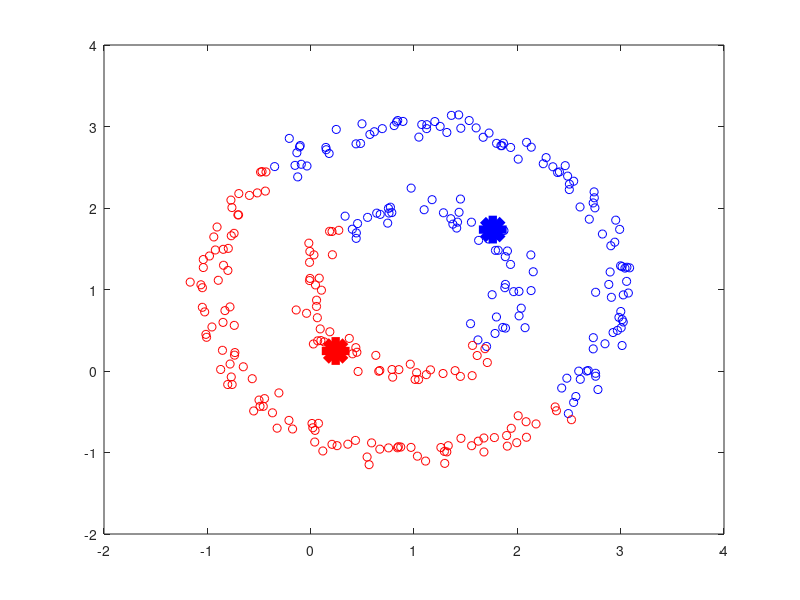

Here is the MATLAB script that generated this plot: (Note: this script raises an error after producing the figure.)
%sample spectral technique

clear ;
close all ;

load('data.mat') ;

figure ;

[idx, c] = kmeans(X, K) ;
plot(X(idx==1, 1), X(idx==1, 2), 'ob') ;
hold on ;
plot(X(idx==2, 1), X(idx==2, 2), 'or') ;
h = plot(c(1, 1), c(1, 2), '*b') ;
set(h, 'LineWidth', 20) ;
h = plot(c(2, 1), c(2, 2), '*r') ;
set(h, 'LineWidth', 20) ;
print(gcf, '-dpng', '../plot/sc_sample_kmeans.png') ;

figure ;
epsilon = 0.7 ;
D = dist(X') ;
A = double(D < epsilon) ;
gplot(A, X) ;
print(gcf, '-dpng', '../plot/sc_sample_adj.png') ;
figure ;
[V, Lambda] = eigs(A, K) ;
[idx, c] = kmeans(V, K) ;
plot(X(idx==1, 1), X(idx==1, 2), 'ob') ;
hold on ;
plot(X(idx==2, 1), X(idx==2, 2), 'or') ;
print(gcf, '-dpng', '../plot/sc_sample_sc.png') ;

figure ;
plot(V(idx==1, 1), V(idx==1, 2), 'ob') ;
hold on ;
plot(V(idx==2, 1), V(idx==2, 2), 'or') ;
print(gcf, '-dpng', '../plot/sc_sample_2d_embed.png') ;
% h = plot(c(1, 1), c(1, 2), '*b') ;
% set(h, 'LineWidth', 20) ;
% h = plot(c(2, 1), c(2, 2), '*r') ;
% set(h, 'LineWidth', 20) ;

figure ;
%Test polar coordinate system
%1. subtract sample mean 
%2. convert from cartesian coordinate to polar coordinate
[ptheta, pr] = cart2pol(X(:,1) - mean(X(:,1)), X(:,2) - mean(X(:,2))) ;
PX = [zscore(ptheta), zscore(pr)] ;
[idx, c] = kmeans(PX, K) ;
plot(X(idx==1, 1), X(idx==1, 2), 'ob') ;
hold on ;
plot(X(idx==2, 1), X(idx==2, 2), 'or') ;
% h = plot(c(1, 1), c(1, 2), '*b') ;
% set(h, 'LineWidth', 20) ;
% h = plot(c(2, 1), c(2, 2), '*r') ;
% set(h, 'LineWidth', 20) ;
print(gcf, '-dpng', '../plot/sc_sample_pkmeans.png') ;